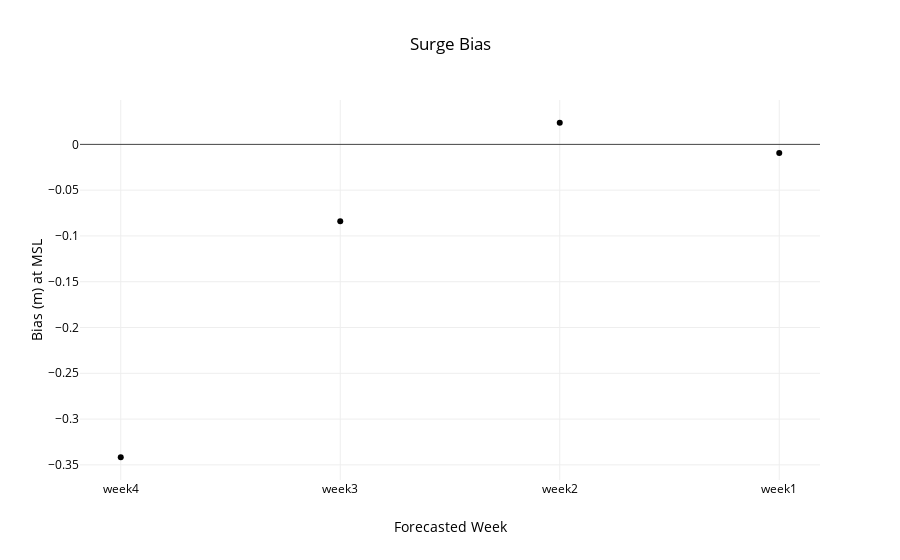

Source (notebook cell):
### Code cell
week = ['nan','week4','week3','week2','week1']
data = utils.metric(files,week,start,27921)
title,x,y='Surge Bias','Forecasted Week','Bias (m) at MSL'
layout=utils.layout(title,x,y)
fig = go.Figure(data=data, layout=layout)
interactive = iplot(fig)
#po.plot(fig,filename=root_dir+'\\'+'metric.html')

### Figure 1 — Plotly figure (JSON) as saved in the notebook; plotly's stock layout.template omitted (floating-point values rounded to 4 significant figures)
{"data": [{"line": {"color": "rgba(153, 153, 255)"}, "mode": "markers", "type": "scatter", "uid": "b61177d2-0e74-4e53-abb4-0ddf5e9187e5", "x": ["week4", "week3", "week2", "week1"], "y": [-0.3417, -0.08384, 0.02362, -0.009341]}], "layout": {"autosize": true, "font": {"color": "rgb(0, 0, 0)"}, "legend": {"orientation": "h"}, "paper_bgcolor": "rgb(255,255,255)", "plot_bgcolor": "rgb(255,255,255)", "title": "Surge Bias", "xaxis": {"autorange": true, "range": [-0.1812, 3.181], "title": "Forecasted Week", "type": "category"}, "yaxis": {"autorange": true, "range": [-0.3685, 0.05038], "title": "Bias (m) at MSL", "type": "linear"}}}
